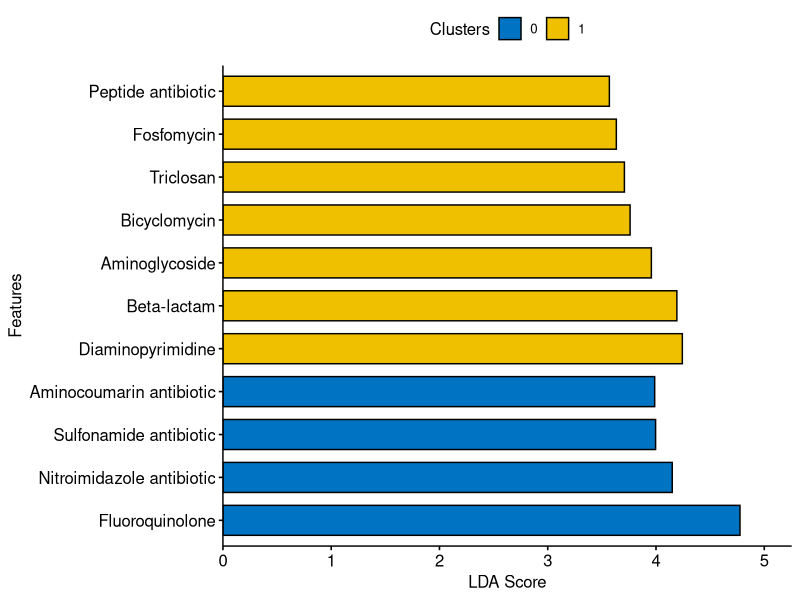

The R script that drew this image:
library(ggpubr)
library(ggplot2)
data<-read.csv("selected_amr.csv")
data$group<-factor(data$group)

png("plot.png",width = 12,height = 5,res = 300,units="in")
ggbarplot(data, x = "Features", y = "value",
          fill = "group",           # change fill color by mpg_level
          color = "black",            # Set bar border colors to white
          palette = "jco",            # jco journal color palett. see ?ggpar
          sort.val = "desc",          # Sort the value in descending order
          sort.by.groups = TRUE,     # Don't sort inside each group
          x.text.angle = 0,          # Rotate vertically x axis texts
          ylab = "LDA Score",
          legend.title = "Clusters",
          rotate = TRUE
)+scale_y_continuous(expand = expansion(mult = c(0, .1)))
dev.off()
